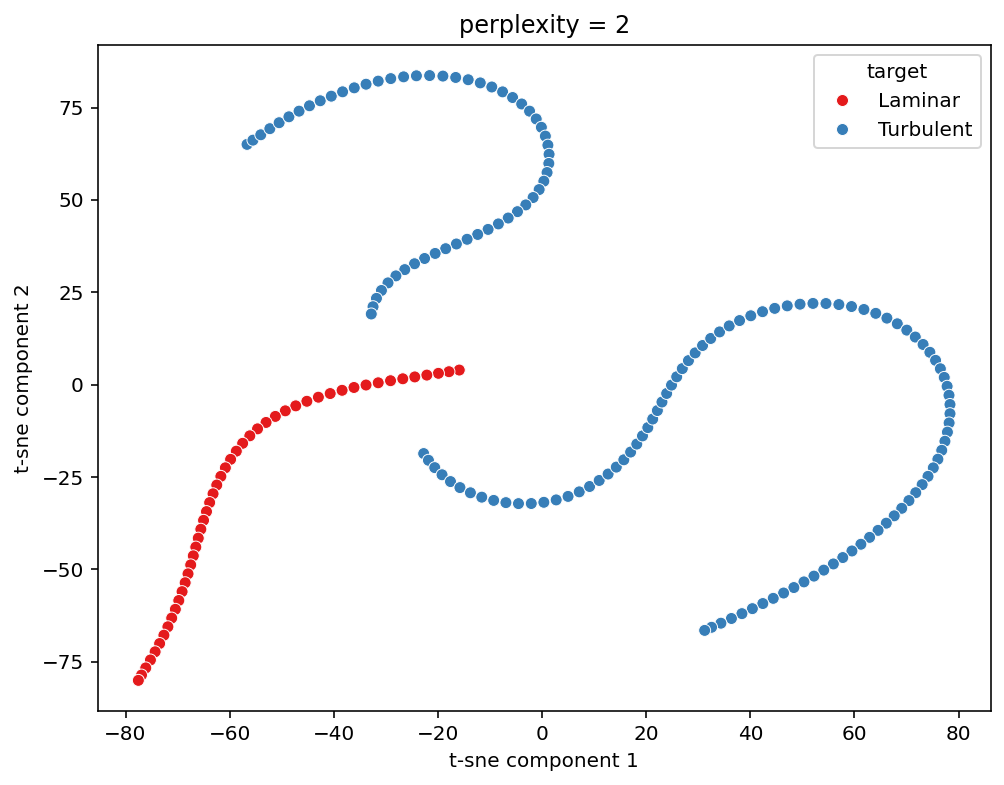

The Python source for this figure:
import pandas as pd
from sklearn.cluster import KMeans
from sklearn.manifold import TSNE
from sklearn.preprocessing import StandardScaler
import matplotlib.pyplot as plt
import seaborn as sns
import numpy as np
data = pd.read_csv("target.csv")
classification = data['target']

continuousColumns = ['one', 'two', 'three', 'four']
continuousData = data[continuousColumns].astype(float)

#scale the continuous data
scaler = StandardScaler()
scaledData = scaler.fit_transform(continuousData)

tsne = TSNE(n_components=2, random_state=42, perplexity=2, learning_rate=200)
tsneResult = tsne.fit_transform(scaledData)


tsne_df = pd.DataFrame(tsneResult, columns=['t-sne component 1', 't-sne component 2'])
tsne_df['target'] = classification

plt.figure(figsize=(8, 6))
sns.scatterplot(data=tsne_df, x='t-sne component 1', y='t-sne component 2', hue='target',
                palette='Set1')

plt.title('perplexity = 2')
plt.show

# the red line which is laminar, is less curvy and forms tight datapoints, which makes 
#sense because of it's physical nature of flow - low variation and ease of modelling

#red and blue clusters are very well separated from each other, meaning this t-SNE model 
#separates each variables well with perplexity of 2

# blue lines look extremely curvy (hehe) and it means the feature variation is high
# and this can mean 2 things: it is highly dependent on Re number and(or) possibley highly non-linear!

features = ['one', 'two', 'three', 'four']
X = data[features]

k = 4
kmeans = KMeans(n_clusters = k, random_state = 42)
labels = kmeans.fit_predict(X)

data['Cluster'] = labels
print(data[['one', 'two', 'three', 'four', 'Cluster']])
